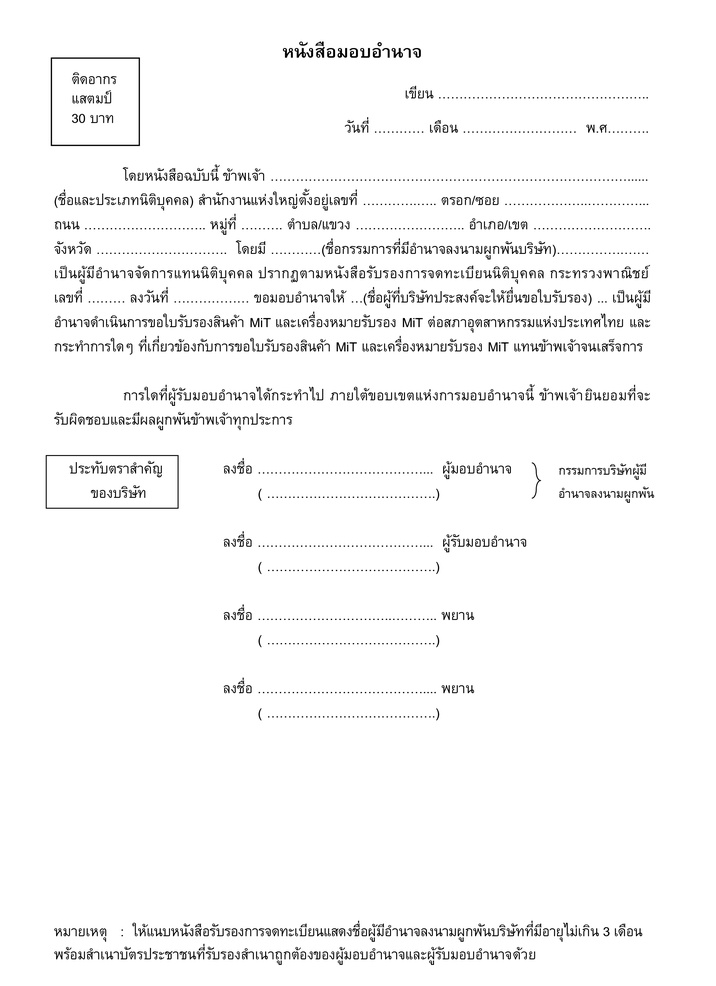
#> input picture parser/img/example3.jpg, 716 x 986 px, shrunk from 2444 x 3367 before the run
$ python prep_img.py
#> lines starting #> are read from the running program, lines starting #| are printed output that depends on the picture; after the words box and inside, x2 and y2 are one past the last pixel; in counts of white or black regions, pixels touching at a corner belong together
import cv2
import numpy as np
from matplotlib import pyplot as plt
import re

img_path = "img/example3.jpg" # Image path
img = cv2.imread(img_path)
#> img is the input picture: shape (986, 716, 3); min 0, max 255, mean 247.5

# Inverted Image
inverted_img = cv2.bitwise_not(img)
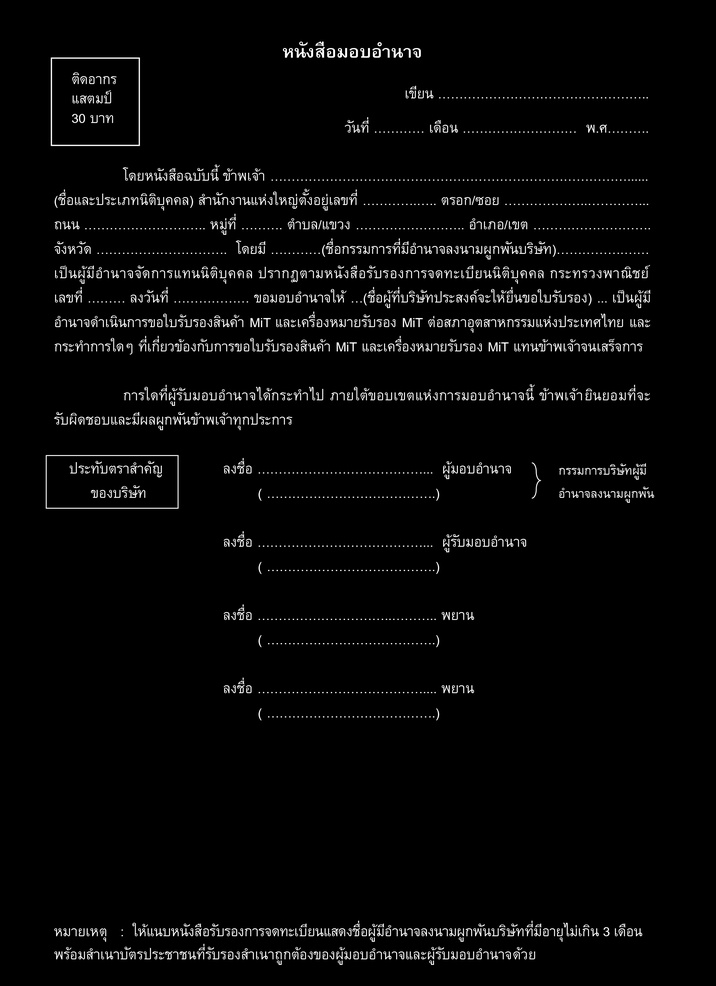
#> inverted_img: shape (986, 716, 3); min 0, max 255, mean 7.5

# Binarization Image
def grayscale(image): # Gray Scale Function
    return cv2.cvtColor(image, cv2.COLOR_BGR2GRAY)
gray_img = grayscale(img)

thresh, img_bw = cv2.threshold(gray_img, 137 , 255, cv2.THRESH_BINARY)
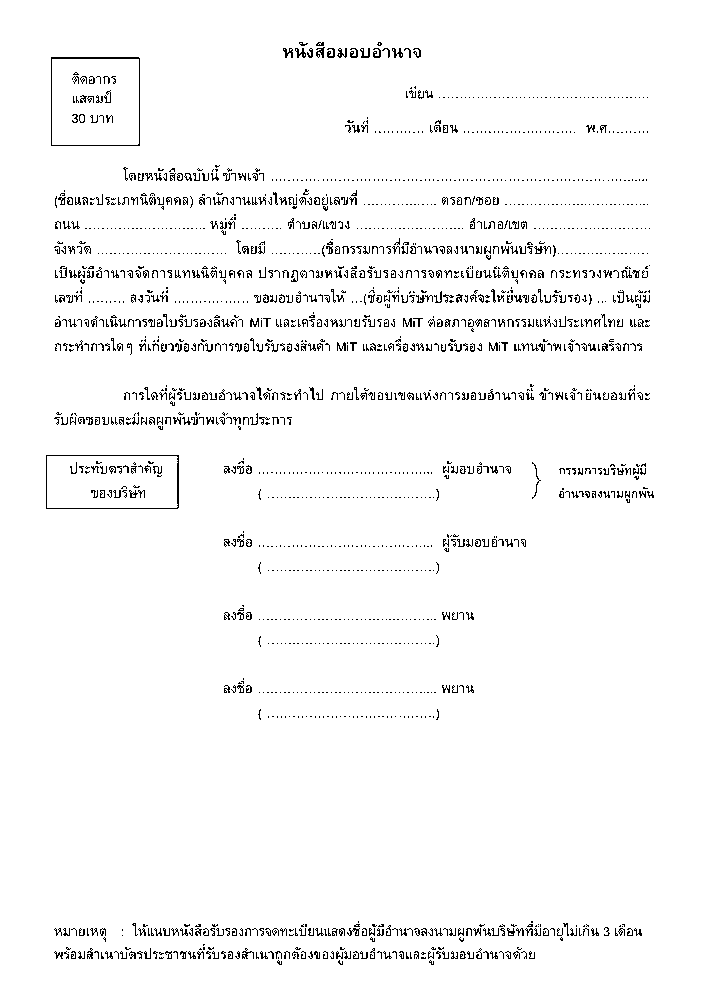
#> img_bw: shape (986, 716); 96.9% white; black in thin lines or dots, all inside (x1, y1, x2, y2) = (46, 42, 654, 965)

# Noise Removal
def noise_removal(image):
    kernel = np.ones((1, 1), np.uint8)
    image = cv2.dilate(image, kernel, iterations=1)
    kernel = np.ones((1, 1), np.uint8)
    image = cv2.erode(image, kernel, iterations=1)
    image = cv2.morphologyEx(image, cv2.MORPH_CLOSE, kernel)
    # image = cv2.medianBlur(image, 3)
    return (image)

nonoise_img = noise_removal(img_bw)

# Dilation and Erosion
def thin_font(image):
    import numpy as np
    image = cv2.bitwise_not(image)
    kernel = np.ones((2,2),np.uint8)
    image = cv2.erode(image, kernel, iterations=1)
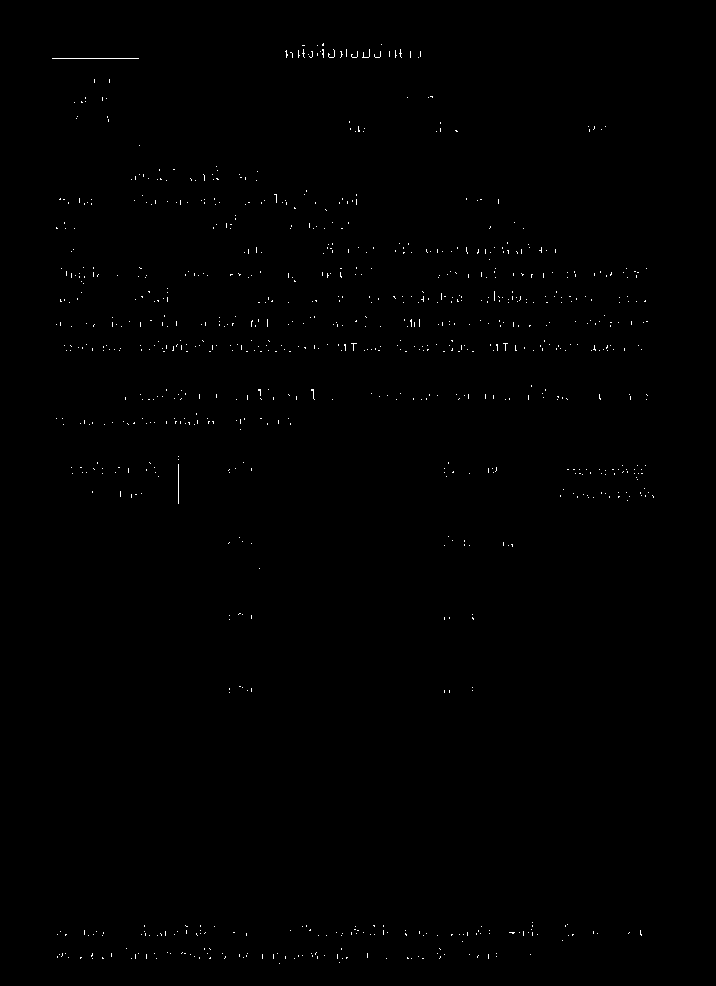
#> image: shape (986, 716); 0.3% white in thin lines or dots, all inside (x1, y1, x2, y2) = (52, 43, 654, 964)
    image = cv2.bitwise_not(image)
    return (image)

def thick_font(image):
    import numpy as np
    image = cv2.bitwise_not(image)
    kernel = np.ones((2,2),np.uint8)
    image = cv2.dilate(image, kernel, iterations=1)
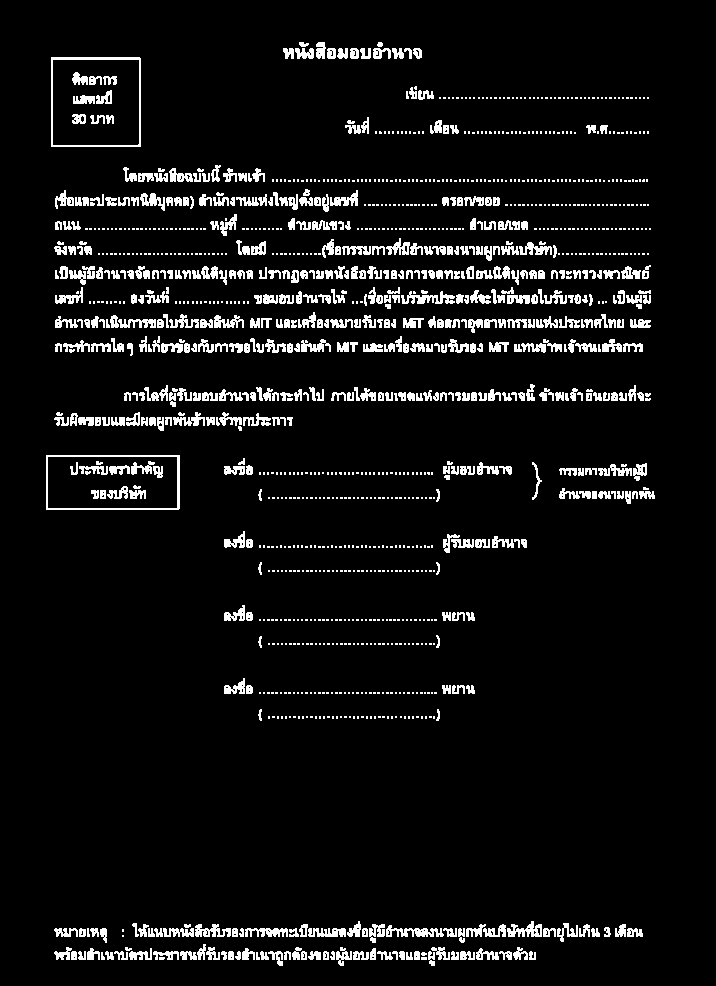
#> image: shape (986, 716); 6.5% white; 1323 white regions (792 under 20 px), largest, box (x1, y1, x2, y2) and area: (51, 57, 141, 147) 790, (46, 455, 180, 510) 790, (386, 925, 444, 937) 357
    image = cv2.bitwise_not(image)
    return (image)

eroded_img = thin_font(nonoise_img)
dilated_img = thick_font(nonoise_img)

plt.imshow(img_bw, cmap="gray")
plt.axis("off")  # Hide axes
plt.show()

# [5 lines of commented-out code are left out]

import pytesseract
from pytesseract import Output
custom_config = r'-l tha+eng --oem 3 --psm 4 '
#> (the run stopped early here; a loop or call above may not have finished)

$ run again, with parser/img/example1.jpg copied over parser/img/example3.jpg
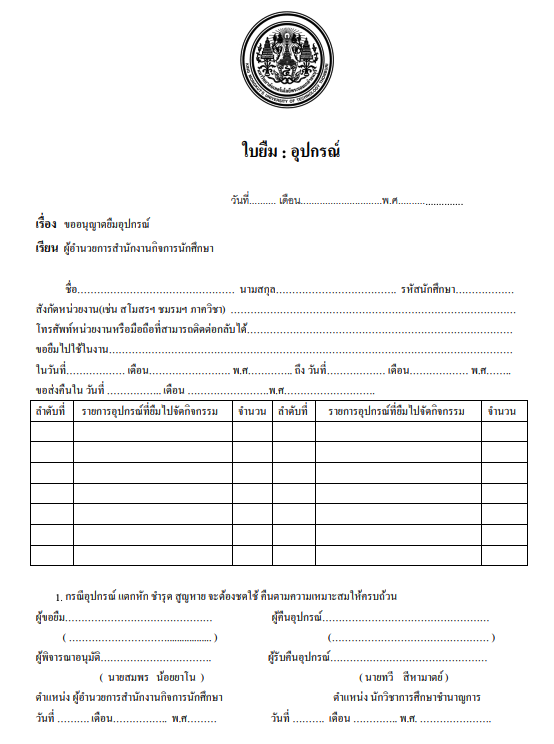
#> input picture parser/img/example1.jpg, 554 x 744 px
#> img is the input picture: shape (744, 554, 3); mean B, G, R 244.5, 244.5, 244.5
#> `thresh, img_bw = cv2.threshold(gray_img, 137 , 255, cv2.THRESH_BINARY)`:
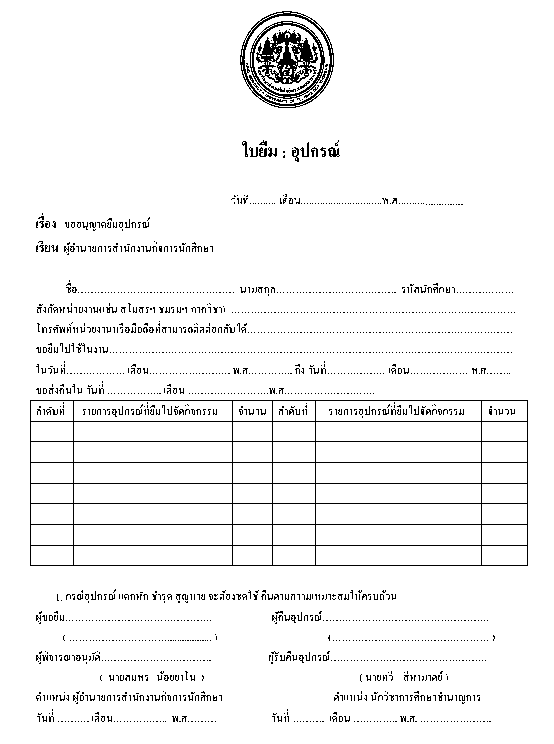
#> img_bw: shape (744, 554); 95.7% white; black in thin lines or dots, all inside (x1, y1, x2, y2) = (30, 11, 528, 722)
#> in thick_font, `image = cv2.dilate(image, kernel, iterations=1)`:
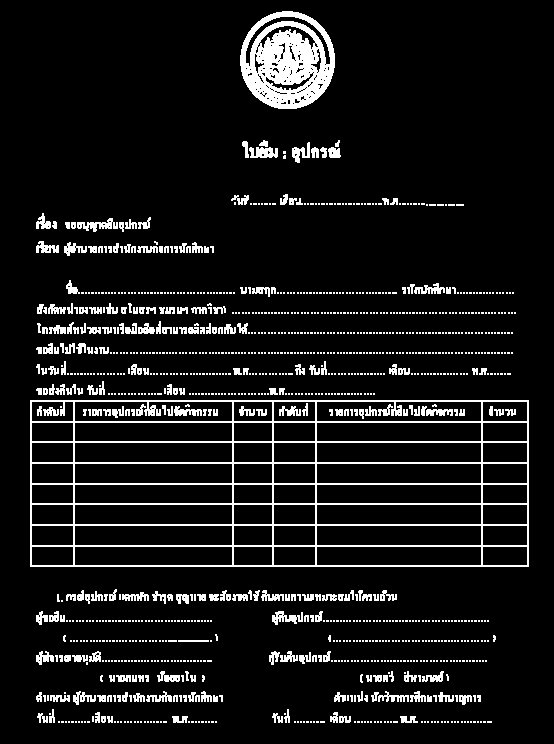
#> image: shape (744, 554); 9% white in thin lines or dots, all inside (x1, y1, x2, y2) = (30, 11, 529, 723)
